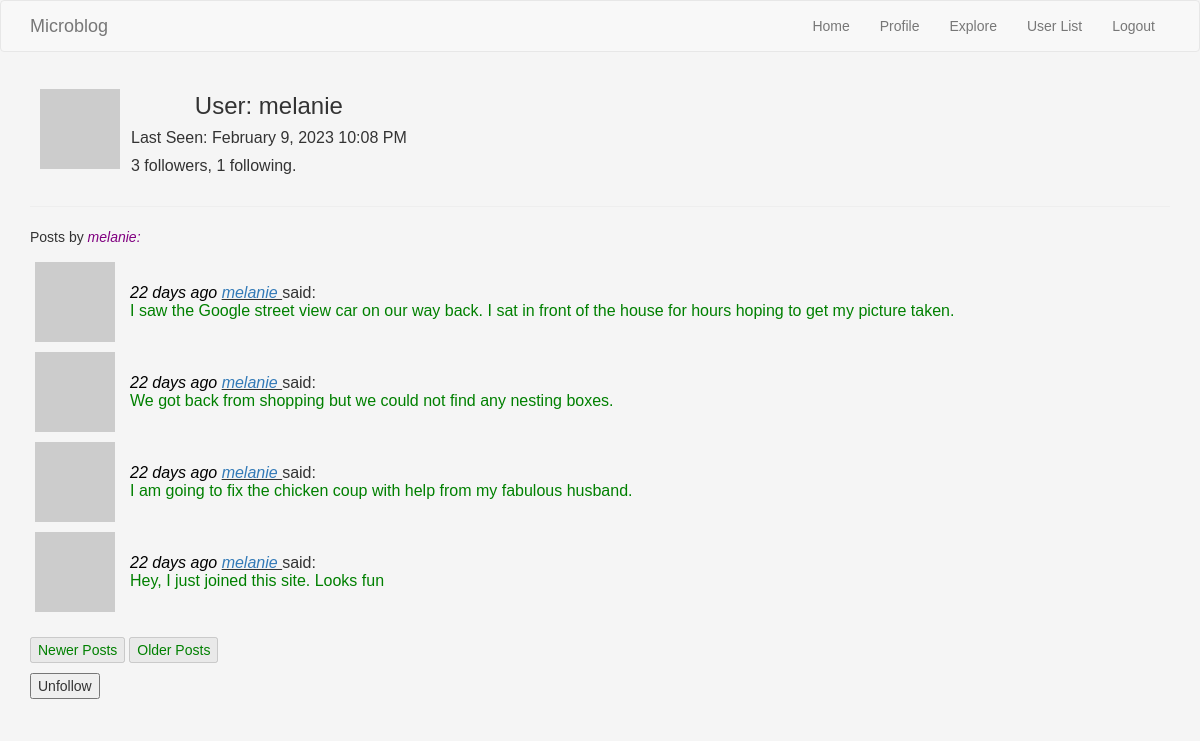
Screenshot of /user/melanie (signed in) with the database file from the repository.
### webapp/models.py (models this page shows, shortened)
class User(UserMixin, db.Model):
    id = db.Column(db.Integer, primary_key=True)
    username = db.Column(db.String(64), index=True, unique=True)
    email = db.Column(db.String(120), index=True, unique=True)
    password_hash = db.Column(db.String(128))
    posts = db.relationship('Post', backref='author', lazy='dynamic')
    about_me = db.Column(db.String(140))
    last_seen = db.Column(db.DateTime, default=datetime.utcnow)
    followed = db.relationship(
        'User', secondary=followers,
        primaryjoin=(followers.c.follower_id == id),
        secondaryjoin=(followers.c.followed_id == id),
        backref=db.backref('followers', lazy='dynamic'), lazy='dynamic')
    def is_following(self, user):
        return self.followed.filter(
            followers.c.followed_id == user.id).count() > 0
    def user_posts(self):
        own_posts = Post.query.filter_by(user_id=self.id)
        return own_posts.order_by(Post.timestamp.desc())
    def __repr__(self):
        return '<User {}>'.format(self.username)
    def avatar(self, size):
        digest = md5(self.email.lower().encode('utf-8')).hexdigest()
        return 'https://www.gravatar.com/avatar/{}?d=identicon&s={}'.format(digest, size)

class Post(db.Model):
    id = db.Column(db.Integer, primary_key=True)
    body = db.Column(db.String(140))
    timestamp = db.Column(db.DateTime, index=True, default=datetime.utcnow)
    user_id = db.Column(db.Integer, db.ForeignKey('user.id'))

### webapp/routes.py (the view)
@webapp.route('/user/<username>')
@login_required
def user(username):
    user = User.query.filter_by(username=username).first_or_404()
    page, others, max_pages, posts = get_page_list(user=user,
                                                   others="no",
                                                   page=1)
    form = EmptyForm()
    return render_template('user.html',
                           user=user,
                           posts=posts,
                           page=page,
                           max_pages=max_pages,
                           form=form)

### webapp/forms.py
class EmptyForm(FlaskForm):
    submit = SubmitField('Submit')

### webapp/models.py (called while the page is built)
@login.user_loader
def load_user(id):
    return User.query.get(int(id))

### webapp/routes.py (called while the page is built)
@webapp.before_request
def before_request():
    if current_user.is_authenticated:
        current_user.last_seen = datetime.utcnow()
        db.session.commit()

### webapp/templates/user.html (shortened to what this page needs)
{% extends "base.html" %}
{% block app_content %}
    <table>
        <tr class="userprofile">
            <td class="aboutme avatar"><img src="{{ user.avatar(128) }}" alt="User Avatar"></td>
            <td class="aboutme">
                <h3 class="aboutme">User: {{ user.username }}</h3>
                {% if user.last_seen %} <p>Last Seen: {{ moment(user.last_seen).format('LLL') }}</p>{% endif %}
            <p>{{  user.followers.count() }} followers, {{ user.followed.count() }} following.</p></td>
       </tr>
    </table>
    <hr>
    <p>Posts by <span class="blogname"> {{ user.username }}:</span></p>
    {% include '_post_table.html' %}
    <br>
    {% include '_new_old_buttons.html' %}
    {% if user == current_user %}
        <p><a href="{{ url_for('edit_profile') }}">Edit your profile</a></p>
        {% else %}
        <p>
            <form action="{{ url_for('unfollow', username=user.username) }}" method="post">
                {{ form.submit(value='Unfollow') }}
            </form>
        </p>
    {% endif %}
{% endblock %}

### webapp/templates/_post.html
<tr class="blog">
    <td class="blog"><img src="{{ post.author.avatar(36) }}" alt="Avatar"></td>
    <td class="blog">
            <span class="timestamp">{{ moment(post.timestamp).fromNow() }}</span>
        {% if current_user.username != post.author.username %}
            <span class="blog_name_ref"><a href="{{  url_for('user', username=post.author.username) }}"> {{ post.author.username }} </a></span>
        {% else %}
            <span class="blogname">{{ post.author.username }}</span>
        {% endif %}
        said:
        <br><span class="blogpost"> {{  post.body }}</span></td>
</tr>

### webapp/static/css/mystyle.css (style rules this page uses)
body { background-color: whitesmoke; font-family: Verdana, Arial, Helvetica, sans-serif; }
.blog { vertical-align:center }
.blogname { color: purple; font-style: italic; }
.blog_name_ref { font-style: italic; text-decoration: underline; }
tr.blog { border: inherit; }
td.blog { padding: 5px; padding-right: 10px; }
.blogpost { color:green; }
.userprofile { text-align: center; vertical-align: center; }
.aboutme { text-align: left; }
h3.aboutme { text-align: center; }
td.avatar { vertical-align: center; }
td.aboutme { padding: 10px; padding-bottom: 1px; padding-top: 1px; padding-right: 1px; }
.timestamp { color: black; font-style: italic; }

### rows the page displays
User: username "melanie", last_seen "February 9, 2023 10:08 PM"
Post: timestamp "22 days ago", author.username "melanie", body "I saw the Google street view car on our way back. I sat in front of the house for hours hoping to get my picture taken."
Post: timestamp "22 days ago", author.username "melanie", body "We got back from shopping but we could not find any nesting boxes."
Post: timestamp "22 days ago", author.username "melanie", body "I am going to fix the chicken coup with help from my fabulous husband."
Post: timestamp "22 days ago", author.username "melanie", body "Hey, I just joined this site. Looks fun"

### other values shown
{{ user.followers.count() }} "3"
{{ user.followed.count() }} "1"
